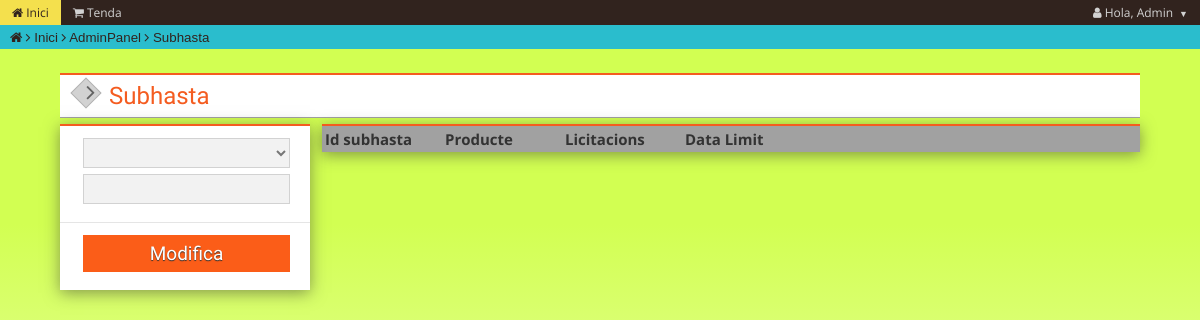
The page /admin/modSub.php (signed in) on the database as committed earlier.
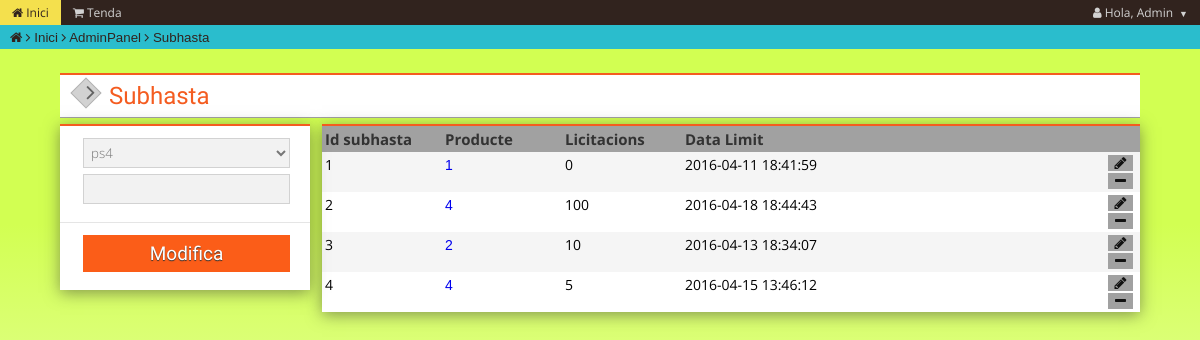
The same page on the database as committed later.
### tables this page shows
CREATE TABLE IF NOT EXISTS `Subhasta` (
  `id_subhasta` int(10) NOT NULL AUTO_INCREMENT,
  `id_producte` int(10) NOT NULL,
  `num_licitacions` int(10) DEFAULT NULL,
  `temps` timestamp NOT NULL DEFAULT CURRENT_TIMESTAMP ON UPDATE CURRENT_TIMESTAMP,
  `completada` int(1) NOT NULL,
  PRIMARY KEY (`id_subhasta`),
  KEY `id_producte` (`id_producte`)
);

### System/Classes/Producte.php (called while the page is built, shortened)
<?php
    class Producte{
        private $id_producte;
        private $nom;
        public function view_all(){
            $db = new connexio();
            $sql = "SELECT * FROM Producte";
            $query = $db->query($sql);
            $rtn = array();
            while($obj = $query->fetch_assoc()){
                $Producte = new Producte($obj["id_producte"],$obj["nom"],$obj["descripcio"],$obj["caracteristiques"],$obj["link_img"],$obj["id_categoria"],$obj["preu_mercat"]);
                array_push($rtn, $Producte);
            }
            return $rtn;
        }
        function __construct(){
            $args = func_get_args();
            $num = func_num_args();
            $f='__construct'. $num;
        }
        function __construct0(){
            $this->id_producte=0;
            $this->nom = "";
        }
        function __construct7($a1, $a2, $a3, $a4, $a5, $a6, $a7){
            $this->id_producte=$a1;
            $this->nom = $a2;
        }
        public function getId_Producte(){
            return $this->id_producte;
        }
        public function getNom(){
            return $this->nom;
        }
    }
?>

### System/Classes/Subhasta.php (called while the page is built, shortened)
<?php
    class Subhasta{
        private $id_subhasta;
        private $id_producte;
        private $num_licitacions;
        private $temps;
        public function view_all(){
            $db = new connexio();
            $sql = "SELECT * FROM Subhasta";
            $query = $db->query($sql);
            $rtn = array();
            while($obj = $query->fetch_assoc()){
                $Subhasta = new Subhasta($obj["id_subhasta"],$obj["id_producte"],$obj["num_licitacions"],$obj["temps"]);
                array_push($rtn, $Subhasta);
            }
            return $rtn;
        }
        function __construct(){
            $args = func_get_args();
            $num = func_num_args();
            $f='__construct'. $num;
        }
        function __construct0(){
            $this->id_subhasta=0;
            $this->id_producte = "";
            $this->num_licitacions = "";
            $this->temps = "";
        }
        function __construct4($a1, $a2, $a3, $a4){
            $this->id_subhasta=$a1;
            $this->id_producte = $a2;
            $this->num_licitacions = $a3;
            $this->temps = $a4;
        }
        public function getId_Subhasta(){
            return $this->id_subhasta;
        }
        public function getId_Producte(){
            return $this->id_producte;
        }
        public function getNum_Licitacions(){
            return $this->num_licitacions;
        }
        public function getTemps(){
            return $this->temps;
        }
    }
?>

### admin/modSub.php (the view, shortened to what the changed rows need)
<?php
$migas='#Inici|../index.php#AdminPanel|index.php#Subhasta';
include "../Public/layouts/menu.php";?>
<div class="user-box">
    <div class="user-content">
        <div class="caixa caixa1">
            <form method="POST" name="myForm" action="../System/Protocols/Subhasta_Mod.php">
                <div class="user-info">
                        <?php
                        require_once('../System/Classes/Subhasta.php');
                        ?>
                    <div class="input-1">
                        <?php
                            require_once('../System/Classes/Producte.php');
                            $Producte = new Producte();
                            $rtn = $Producte->view_all();
                            echo '<select class="input" id="cat" value="" type="text" name="producte" autofocus required>';
                            foreach ($rtn as $row) {
                                if($row->getId_Producte() == $prod){
                                    echo '<option selected="selected" value="'.$row->getId_Producte().'">'.$row->getNom().'</option>';
                                }else{
                                    echo '<option value="'.$row->getId_Producte().'">'.$row->getNom().'</option>';
                                }
                            }
                            echo '</select>';
                        ?>
                    </div>
                </div>
            </form>
        </div>
        <div class="caixa caixa2">
            <?php
                require_once('../System/Classes/Subhasta.php');
                $Subhasta = new Subhasta();
                $Subhasta = $Subhasta->view_all();
                $i = 0;
                foreach ($Subhasta as $row) {
                    $id_subasta = $row->getId_Subhasta();
                    $id_producte = $row->getId_Producte();
                    $licitacions = $row->getNum_Licitacions();
                    $temps = $row->getTemps();
                        if ( $i%2 == 0){
                           echo '
                            <ul class="row1">
                                <li class="cell cellsubid">'.$id_subasta.'&nbsp;</li>
                                <li class="cell cellproid"><a href=proDetail.php?idPro='.$id_producte.'>'.$id_producte.'</a>&nbsp;</li>
                                <li class="cell celllicit">'.$licitacions.'&nbsp;</li>
                                <li class="cell celldata">'.$temps.'&nbsp;</li>
                                <a class="cell celldel" href="modSub.php?modSub='.$id_subasta.'"><li><i class="fa fa-pencil" aria-hidden="true"></i></li></a><br>
                                <a class="cell celldel" href="delSub.php?delSub='.$id_subasta.'"><li><i class="fa fa-minus" aria-hidden="true"></i></li></a>
                            </ul>
                            ';
                        }else{
                            echo '
                            <ul class="row2">
                                <li class="cell cellsubid">'.$id_subasta.'&nbsp;</li>
                                <li class="cell cellproid"><a href=proDetail.php?idPro='.$id_producte.'>'.$id_producte.'</a>&nbsp;</li>
                                <li class="cell celllicit">'.$licitacions.'&nbsp;</li>
                                <li class="cell celldata">'.$temps.'&nbsp;</li>
                                <a class="cell celldel" href="modSub.php?modSub='.$id_subasta.'"><li><i class="fa fa-pencil" aria-hidden="true"></i></li></a><br>
                                <a class="cell celldel" href="delSub.php?delSub='.$id_subasta.'"><li><i class="fa fa-minus" aria-hidden="true"></i></li></a>
                            </ul>
                            ';
                        }
                    $i++;
                }
            ?>
        </div>
    </div>
</div>
<?php include "../Public/layouts/footer.php";?>

### Public/layouts/menu.php (shortened to what the changed rows need)
<html>
    <head>
        <?php
            $self = $_SERVER['PHP_SELF'];
            if (strpos($self,"admin/")) {
                echo '<link rel="stylesheet" href="http://netdna.bootstrapcdn.com/font-awesome/4.0.3/css/font-awesome.min.css" />';
            }else if (strpos($self,"user/")) {
                echo '<LINK REL=StyleSheet HREF="../Public/css/font-awesome.css" TYPE="text/css" MEDIA=screen>';
                echo '<LINK REL=StyleSheet HREF="../Public/css/style.css" TYPE="text/css" MEDIA=screen>';
                echo '<LINK REL=StyleSheet HREF="../Public/css/menu.css" TYPE="text/css" MEDIA=screen>';
                echo '<LINK REL=StyleSheet HREF="../Public/css/panellUser.css" TYPE="text/css" MEDIA=screen>';
                echo '<script src="../Public/jquery/jquery-1.12.0.min.js"></script>';
                echo '<script src="../Public/jquery/jquery-ui.min.js"></script>';
                echo '<link rel="shortcut icon" href="../favicon.ico">';
            }
        ?>
    </head>
    <body>
    <div class="header-box">
        <div class="header-logo">
            <?php
                $migasdepan = explode("#",$migas);
                $contmigas = count($migasdepan);
                echo '&nbsp; <i class="fa fa-home"></i> <i class="fa fa-angle-right"></i>';
                for ($i = 0; $i < $contmigas; $i++){
                    $pan = explode("|", $migasdepan[$i]);
                    if ($i <= 1){
                        if(count($pan) == 2){
                            echo '<a href="'.$pan[1].'"> '.$pan[0].'</a> ';
                        }else{
                            echo '<a> '.$pan[0].'</a> ';
                        }
                    }else{
                        if(count($pan) == 2){
                            echo '<i class="fa fa-angle-right"></i><a href="'.$pan[1].'"> '.$pan[0].'</a> ';
                        }else{
                            echo '<i class="fa fa-angle-right"></i><a> '.$pan[0].'</a> ';
                        }
                    }
                }
            ?>
        </div>
    </div>

Rows that differ between the two databases and show on the page:
added subhasta: id_subhasta "1", id_producte "1", num_licitacions "0", temps "2016-04-11 18:41:59"
added subhasta: id_subhasta "2", id_producte "4", num_licitacions "100", temps "2016-04-18 18:44:43"
added subhasta: id_subhasta "3", id_producte "2", num_licitacions "10", temps "2016-04-13 18:34:07"
added subhasta: id_subhasta "4", id_producte "4", num_licitacions "5", temps "2016-04-15 13:46:12"
Other text that changed with them:
form field producte: (not shown) → "ps4"
